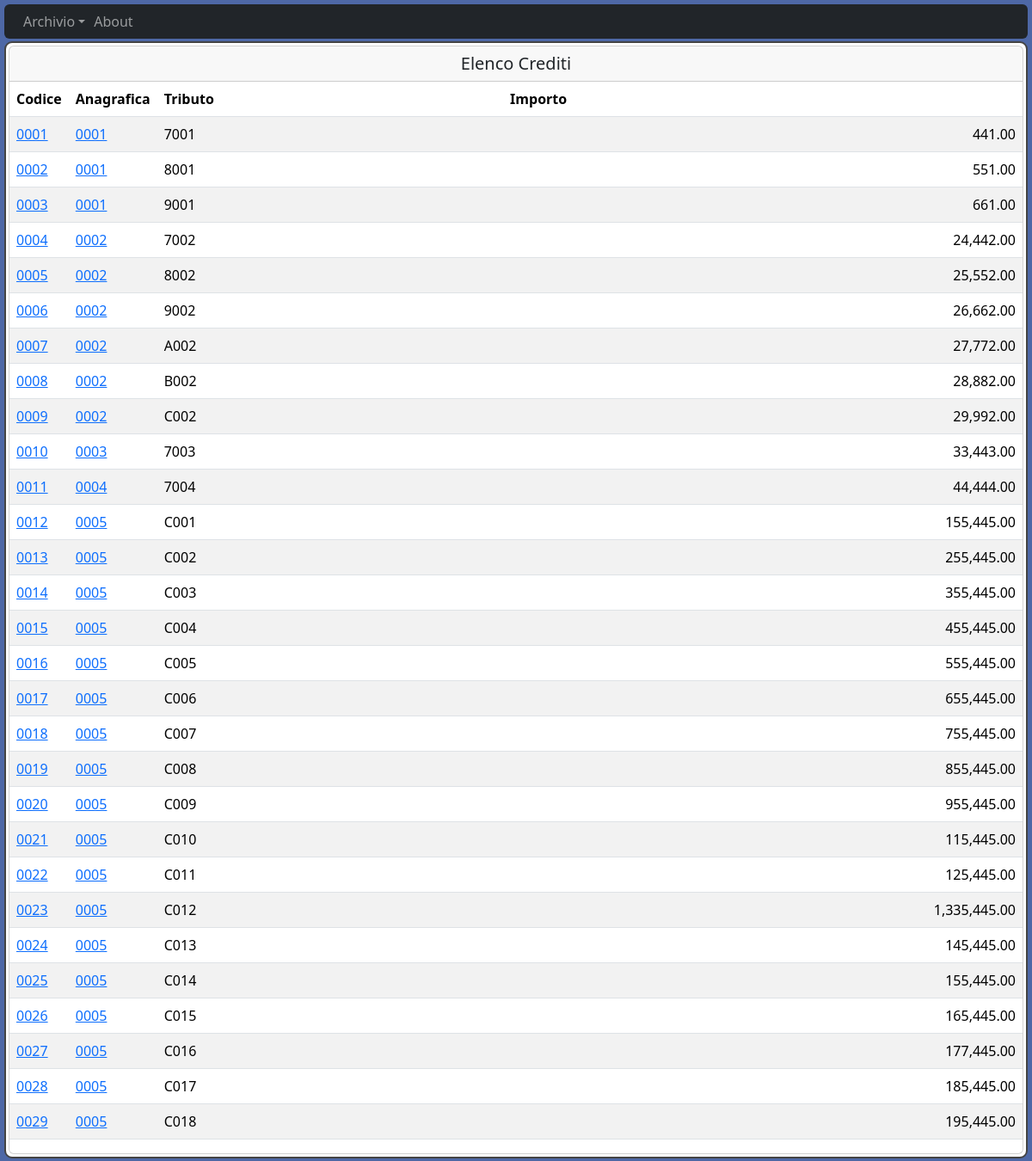
The app's page /cre/all with its own data.
### models.py (models this page shows, shortened)
class Credito(db.Model):
    __tablename__ = "Credito"
    id = db.Column(db.Integer, primary_key=True)
    CreatedOn = db.Column(db.DateTime(), default=datetime.now)
    UpdatedOn = db.Column(db.DateTime(), default=datetime.now, onupdate=datetime.now)
    CodTrib = db.Column(db.String(80), unique=False, nullable=False)
    Importo = db.Column(db.Float(), unique=False, nullable=False)
    Anagrafica_id = db.Column(db.Integer, db.ForeignKey('Anagrafica.id'), nullable=False)

### app.py (the view)
@app.route('/cre/all')
def app_cre_all():
    return render_template('cre_all.html', Crediti=Credito.query.all())

### templates/cre_all.html
{% extends "layout.html" %}
{% block content %}
    <div class="content-section">
        <div class="card">
            <h5 class="card-header text-center font-weight-bold py-2">Elenco Crediti</h5>
            <table class="table table-striped"
            id="table"
            data-group-by="false"
            data-show-export="true"
            data-toggle="table"
            data-sortable="true"
            data-show-fullscreen="true"
            data-show-columns="true"
            data-show-columns-toggle-all="true"
            data-show-search-clear-button="true"
            data-search="true"
            data-show-toggle="true"
            data-show-button-icons="true"
            data-show-pagination-switch="true"
            data-pagination="false"
            data-page-size="20"
            data-show-extended-pagination="true"
            data-cookie="true"
            data-cookie-id-table="cre_all"
            data-reorderable-columns="false">
                <thead class="thead-dark">
                <tr>
                    <th data-sortable="true" data-field="id">Codice</th>
                    <th data-sortable="true" data-field="Anagrafica_id">Anagrafica</th>
                    <th data-sortable="true" data-field="CodTrib">Tributo</th>
                    <th data-sortable="true" data-field="Importo">Importo</th>
                </tr>
                </thead>
                <tbody id="maintable">
                {% for c in Crediti %}
                    <tr>
                        <td style="width: 5%"><a data-href="{{'%04d'|format(c.id)}}" href="/ana/{{ c.Anagrafica_id }}/cre/{{ c.id }}">{{ '%04d'|format(c.id) }}</a></td>
                        <td style="width: 5%"><a data-href="{{'%04d'|format(c.Anagrafica_id)}}" href="/ana/{{ c.Anagrafica_id }}">{{ '%04d'|format(c.Anagrafica_id) }}</a></td>
                        <td>{{ c.CodTrib }}</td>
                        <td style="text-align: right">{{ "{:,.2f}".format(c.Importo) }}</td>
                    </tr>
                {% endfor %}
                </tbody>
            </table>
        </div>
    </div>
{% endblock content %}

### static/main.css (style rules this page uses)
h1, h2, h3, h4, h5, h6 { color: #444444; }
.content-section { background: #ffffff; padding: 3px 3px; border: 2px solid #444444; border-radius: 9px; margin-bottom: 3px; margin-top: 3px; }
body { background: #4e68a6; color: #333333; margin-top: 5px; margin-left: 5px; margin-right: 5px; }

### records on screen
Credito: id "0001", Anagrafica_id "0001", CodTrib "7001", Importo "441.00"
Credito: id "0002", Anagrafica_id "0001", CodTrib "8001", Importo "551.00"
Credito: id "0003", Anagrafica_id "0001", CodTrib "9001", Importo "661.00"
Credito: id "0004", Anagrafica_id "0002", CodTrib "7002", Importo "24,442.00"
Credito: id "0005", Anagrafica_id "0002", CodTrib "8002", Importo "25,552.00"
Credito: id "0006", Anagrafica_id "0002", CodTrib "9002", Importo "26,662.00"
Credito: id "0007", Anagrafica_id "0002", CodTrib "A002", Importo "27,772.00"
Credito: id "0008", Anagrafica_id "0002", CodTrib "B002", Importo "28,882.00"
Credito: id "0009", Anagrafica_id "0002", CodTrib "C002", Importo "29,992.00"
Credito: id "0010", Anagrafica_id "0003", CodTrib "7003", Importo "33,443.00"
Credito: id "0011", Anagrafica_id "0004", CodTrib "7004", Importo "44,444.00"
Credito: id "0012", Anagrafica_id "0005", CodTrib "C001", Importo "155,445.00"
Credito: id "0013", Anagrafica_id "0005", CodTrib "C002", Importo "255,445.00"
Credito: id "0014", Anagrafica_id "0005", CodTrib "C003", Importo "355,445.00"
Credito: id "0015", Anagrafica_id "0005", CodTrib "C004", Importo "455,445.00"
Credito: id "0016", Anagrafica_id "0005", CodTrib "C005", Importo "555,445.00"
Credito: id "0017", Anagrafica_id "0005", CodTrib "C006", Importo "655,445.00"
Credito: id "0018", Anagrafica_id "0005", CodTrib "C007", Importo "755,445.00"
Credito: id "0019", Anagrafica_id "0005", CodTrib "C008", Importo "855,445.00"
Credito: id "0020", Anagrafica_id "0005", CodTrib "C009", Importo "955,445.00"
Credito: id "0021", Anagrafica_id "0005", CodTrib "C010", Importo "115,445.00"
Credito: id "0022", Anagrafica_id "0005", CodTrib "C011", Importo "125,445.00"
Credito: id "0023", Anagrafica_id "0005", CodTrib "C012", Importo "1,335,445.00"
Credito: id "0024", Anagrafica_id "0005", CodTrib "C013", Importo "145,445.00"
Credito: id "0025", Anagrafica_id "0005", CodTrib "C014", Importo "155,445.00"
Credito: id "0026", Anagrafica_id "0005", CodTrib "C015", Importo "165,445.00"
Credito: id "0027", Anagrafica_id "0005", CodTrib "C016", Importo "177,445.00"
Credito: id "0028", Anagrafica_id "0005", CodTrib "C017", Importo "185,445.00"
Credito: id "0029", Anagrafica_id "0005", CodTrib "C018", Importo "195,445.00"
